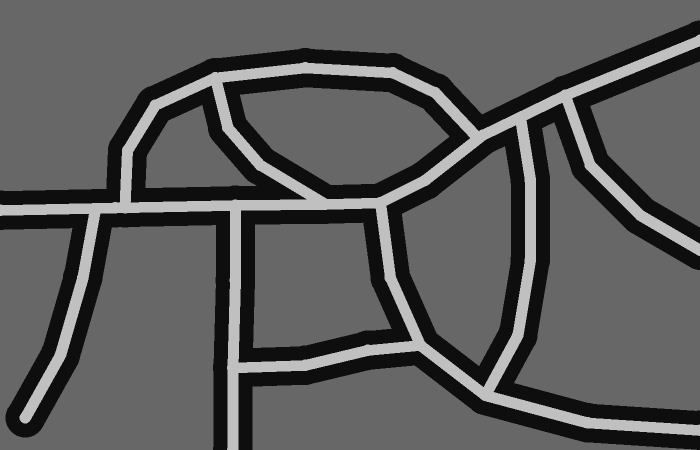
#> input picture Pb4_ampliado.png, 1400 x 900 px (shown at 1/2 size)
$ python Planificador_A_RRT_estrella.py
#> lines starting #> are read from the running program, lines starting #| are printed output that depends on the picture
# -*- coding: utf-8 -*-

"""
Planificador híbrido A* + RRT* kinodinámico para el robot SIAR.

El sistema combina una referencia global obtenida mediante A*, una expansión
local kinodinámica basada en RRT y una fase posterior de refinamiento mediante
rewiring. Cada configuración generada se valida considerando colisiones,
posición de las ruedas, contacto con el terreno y estabilidad estática.
"""

import cv2
import numpy as np
import math
import random
import heapq
import statistics
from dataclasses import dataclass
import time
from pathlib import Path

# --------------------- Mapa ---------------------
MAP_PATH = "Pb4_ampliado.png"          # ruta del mapa en escala de grises

def resolve_map_path(map_path):
#> called with map_path = 'Pb4_ampliado.png'
    p = Path(map_path)
    candidates = [
        p,
        Path.cwd() / map_path,
        Path(__file__).resolve().parent / map_path,
    ]
    for candidate in candidates:
        if candidate.is_file():
            return str(candidate)

    # Fallback: buscar por nombre en directorios de trabajo habituales.
    search_roots = [
        Path.cwd(),
        Path(__file__).resolve().parent,
        Path.home() / "OneDrive - UNIVERSIDAD DE SEVILLA",
    ]
    for root in search_roots:
        if not root.exists():
            continue
        try:
            for match in root.rglob(map_path):
                if match.is_file():
                    return str(match)
        except (PermissionError, OSError):
            continue

    searched = "\n - ".join(str(c.resolve()) for c in candidates + search_roots)
    raise FileNotFoundError(
        f"No se encontro el mapa '{map_path}'. Rutas probadas:\n - {searched}"
    )

# --------------------- Robot (aprox. SIAR) ---------------------
ROBOT_LEN   = 0.88            # largo nominal (m)
ROBOT_W_MIN = 0.52            # ancho minimo permitido (m)
ROBOT_W_MAX = 0.85            # ancho maximo permitido (m)
ROBOT_W0    = 0.70            # ancho inicial (m)

# --------------------- Escala ---------------------
PIXELS_PER_M = 75           # pixeles por metro
def m2px(m): return int(round(m * PIXELS_PER_M))
def px2m(px): return float(px) / PIXELS_PER_M

# --------------------- Tabla configuración estable ---------------------
TABLA_CONFIGURACIONES = [
    (0,    0.51,  0.14),(10,   0.58,  0.12),(20,   0.64,  0.09),
    (30,   0.68,  0.06),(40,   0.70,  0.04),(50,   0.71,  0.02),
    (60,   0.71,  0.00),(70,   0.71, -0.01),(80,   0.70, -0.03),
    (90,   0.69, -0.05),(100,  0.68, -0.07),(110,  0.66, -0.08),
    (120,  0.64, -0.10),(130,  0.61, -0.11),(140,  0.58, -0.12),
    (150,  0.51, -0.14),
]
def calcular_largo(w_m): return -0.675*w_m + 1.3175
WS = [row[1] for row in TABLA_CONFIGURACIONES]
def config_from_w(w): return min(TABLA_CONFIGURACIONES, key=lambda r: abs(r[1]-w))

# --------------------- Variante de ablacion ---------------------
PLANNER_NAME = "Planificador híbrido A* + RRT* kinodinámico"
WINDOW_NAME = PLANNER_NAME
USE_GEOMETRIC_PLANNER = False
USE_REWIRING = False
USE_POST_SOLUTION_RRT_STAR = True
USE_ASTAR_GUIDANCE = True
USE_SWITCHABLE_CONTROL_SETS = False
USE_TIMEOUT_RESTARTS = False
METRIC_NA = "-"
GEOMETRIC_STEP_M = 0.35

# --------------------- Planificador ---------------------
MAX_ITERS = 50000             # iteraciones maximas
TREE_TIMEOUT = 60.0           # segundos antes de reiniciar el arbol si no hay solucion
POST_SOLUTION_IMPROVEMENT_TIME = 10 # segundos extra de refinamiento tras la primera solucion
GOAL_SAMPLING_RATE = 0.1     # prob. de muestrear el goal
DT = 0.05                     # paso de integracion (s)
TPROP = 0.5                   # horizonte de propagacion (s)
CHECK_STEP = 2                # validar cada N pasos
NEAR_GOAL_DIST = m2px(0.30)   # tolerancia posicion goal (px)
NEAR_GOAL_DTH  = math.radians(20.0)  # tolerancia orientacion goal
NEAR_GOAL_DW   = 0.10         # tolerancia ancho goal (m)
TAU_H = 0.6                   # constante de tiempo del filtro de ancho

# Nearest
K_SUBSET    = 64              # vecinos muestreados en nearest aproximado
EXACT_EVERY = 20              # frecuencia de nearest exacto
RNG_SEED_BASE = 12345         # semilla base; se deriva por corrida e intento
REP_SIM = 10              # numero de simulaciones validas a ejecutar

# Dibujo
DRAW_EVERY = 100             # refresco de dibujo del arbol
N_FRAMES = 6                 # fotogramas de la solucion a dibujar
N_WAYPOINTS = 10              # waypoints generados desde A*
VIEW_MAX_W = 1600
VIEW_MAX_H = 900
VIEW_ZOOM_STEP = 1.25
VIEW_MAX_ZOOM = 12.0
VIEW_PAN_FRAC = 0.18
VISUAL_REF_MAX_DIM = 1400
SHOW_STATE_LABELS = True

# Sesgo a waypoints y corredor
WAYPOINT_BIAS = 0.2           # prob. de muestrear waypoint activo
CORRIDOR_WIDTH_M = 0.6        # ancho de banda para muestreo libre (m)
CENTER_BIAS_WEIGHT = 0.05     # penaliza pegarse a pared en A*

# Debug
DEBUG = True                  # habilita logs debug
DEBUG_EVERY = 200             # frecuencia de logs debug

# RRT*
NEIGHBOR_RADIUS_M = 0.1       # radio de vecinos para rewiring (m)
HEADING_COST_WEIGHT = m2px(0.3)  # penalizacion por cambio de heading en coste
REWIRE_POS_TOL = m2px(0.20)   # tolerancia posicion para rewire (px)
REWIRE_TH_TOL = math.radians(20.0)  # tolerancia heading para rewire
REWIRE_W_TOL = 0.08           # tolerancia de ancho para rewire (m)

# --------------------- Control set ---------------------
CONTROL_SET_ALL = [
    (0.25,  0.0,   0),
    (0.25,  0.2,   0),
    (0.25, -0.2,   0),
    (0.35,  0.0,   0),
    (0.00,  0.0,  -1),
    (0.00,  0.0,  +1),
    (0.00,  0.2,   0),
    (0.00, -0.2,   0),
    (0.10,  0.6,   0),
    (0.10, -0.6,   0),
    (0.10,  0.3,   0),
    (0.10, -0.3,   0),
    (0.12,  0.8,   0),
    (0.12, -0.8,   0),
]

CONTROL_SET_BASIC = [
    (0.25,  0.0,   0),
    (0.25,  0.2,   0),
    (0.25, -0.2,   0),
    (0.00,  0.0,  -1),
    (0.00,  0.0,  +1),
]

CONTROL_SET_STRAIGHT = [
    (0.35,  0.0,   0),
    (0.25,  0.0,   0),
    (0.25,  0.2,   0),
    (0.25, -0.2,   0),
    (0.10,  0.3,   0),
    (0.10, -0.3,   0),
    (0.00,  0.0,  -1),
    (0.00,  0.0,  +1),
]

CONTROL_SET_CURVE = [
    (0.10,  0.6,   0),
    (0.10, -0.6,   0),
    (0.12,  0.8,   0),
    (0.12, -0.8,   0),
    (0.10,  0.3,   0),
    (0.10, -0.3,   0),
    (0.00,  0.2,   0),
    (0.00, -0.2,   0),
    (0.00,  0.0,  -1),
    (0.00,  0.0,  +1),
]

CONTROL_SET_NOMINAL = CONTROL_SET_STRAIGHT
CONTROL_SET_RECOVERY = CONTROL_SET_CURVE
CONTROL_SET_ENTER_CURVE_DTH = math.radians(25.0)
CONTROL_SET_EXIT_CURVE_DTH = math.radians(12.0)


# [37 lines left out: functions local_clearance_m, target_turn_error, select_control_set, wrap_angle, not called in this run]

def ang_dist(a, b): return abs(wrap_angle(a - b))

@dataclass
class State:
    x: float
    y: float
    th: float
    w: float

@dataclass
class Node:
    state: State
    parent: int
    path: list
    traj_states: list
    cost: float

class SewerMap:
    def __init__(self, path):
#> called with path = 'Pb4_ampliado.png'
        img = cv2.imread(path, cv2.IMREAD_GRAYSCALE)
#> img is the input picture: shape (900, 1400); min 14, max 192, mean 90.8
        if img is None:
            raise FileNotFoundError(f"No se pudo abrir: {path}")
        self.gray = img
        self.h, self.w = img.shape[:2]
#> self.h = 900; self.w = 1400

        self.free_mask   = np.zeros_like(img, dtype=np.uint8)
        self.wall_mask   = np.zeros_like(img, dtype=np.uint8)
        self.gutter_mask = np.zeros_like(img, dtype=np.uint8)

        self.free_mask[self.gray < 100]                      = 255
        self.wall_mask[(self.gray >=100) & (self.gray <180)] = 255
        self.gutter_mask[self.gray >=180]                    = 255
        self.traversable_mask = cv2.bitwise_or(self.free_mask, self.gutter_mask)
        self.has_gutter = cv2.countNonZero(self.gutter_mask) > 0
        non_wall = (self.wall_mask == 0).astype(np.uint8)
        self.wall_dist_px = cv2.distanceTransform(non_wall, cv2.DIST_L2, 3)

        ys, xs = np.where(self.free_mask > 0)
        self.free_points = np.column_stack((xs, ys))

    def inside_bounds(self, x, y): return 0 <= x < self.w and 0 <= y < self.h

    # [6 lines left out: function sample_free, not called in this run]

    def draw_overlay(self):
        vis = np.zeros((self.h, self.w, 3), dtype=np.uint8)
        vis[self.free_mask > 0]   = (200,200,200)
        vis[self.wall_mask > 0]   = (0,0,0)
        vis[self.gutter_mask > 0] = (0,0,255)
        return vis

def visual_scale(smap: "SewerMap"):
    max_dim = max(1, smap.w, smap.h)
    return min(1.0, VISUAL_REF_MAX_DIM / float(max_dim))

def visual_thickness(smap: "SewerMap", base=2, min_px=1):
    return max(min_px, int(round(base * visual_scale(smap))))

def visual_radius(smap: "SewerMap", base=4, min_px=1):
    return max(min_px, int(round(base * visual_scale(smap))))

def visual_font_scale(smap: "SewerMap", base=0.6, min_scale=0.35):
    return max(min_scale, base * max(0.65, visual_scale(smap)))

def visual_marker_size(smap: "SewerMap", base=7, min_px=4):
    return max(min_px, int(round(base * max(0.7, visual_scale(smap)))))

# [11 lines left out: function draw_marker, not called in this run]

class Viewer:
    def __init__(self, smap: "SewerMap"):
        self.map_w = smap.w
#> self.map_w = 1400
        self.map_h = smap.h
#> self.map_h = 900
        fit = min(VIEW_MAX_W / max(1, self.map_w), VIEW_MAX_H / max(1, self.map_h), 1.0)
#> fit = 1
        self.display_w = max(320, int(round(self.map_w * fit)))
#> self.display_w = 1400
        self.display_h = max(240, int(round(self.map_h * fit)))
#> self.display_h = 900
        self.zoom = 1.0
        self.cx = self.map_w / 2.0
#> self.cx = 700
        self.cy = self.map_h / 2.0
#> self.cy = 450
        self._last_view = (0, 0, self.map_w, self.map_h)
#> self._last_view = (0, 0, 1400, 900)

    # [4 lines left out: function reset, not called in this run]

    def _view_size(self):
        vw = max(40, min(self.map_w, int(round(self.map_w / self.zoom))))
#> vw = 1400
        vh = max(40, min(self.map_h, int(round(self.map_h / self.zoom))))
#> vh = 900
        return vw, vh

    def _clamp_center(self):
        vw, vh = self._view_size()
        half_w = vw / 2.0
        half_h = vh / 2.0
        self.cx = min(max(self.cx, half_w), self.map_w - half_w)
        self.cy = min(max(self.cy, half_h), self.map_h - half_h)

    def current_view(self):
        self._clamp_center()
        vw, vh = self._view_size()
        x0 = int(round(self.cx - vw / 2.0))
        y0 = int(round(self.cy - vh / 2.0))
        x0 = min(max(0, x0), self.map_w - vw)
        y0 = min(max(0, y0), self.map_h - vh)
        self._last_view = (x0, y0, vw, vh)
        return self._last_view

    def render(self, img):
        x0, y0, vw, vh = self.current_view()
        crop = img[y0:y0 + vh, x0:x0 + vw]
        interp = cv2.INTER_AREA if (vw > self.display_w or vh > self.display_h) else cv2.INTER_LINEAR
        return cv2.resize(crop, (self.display_w, self.display_h), interpolation=interp)

    def show(self, img, extra_lines=None):
        disp = self.render(img)
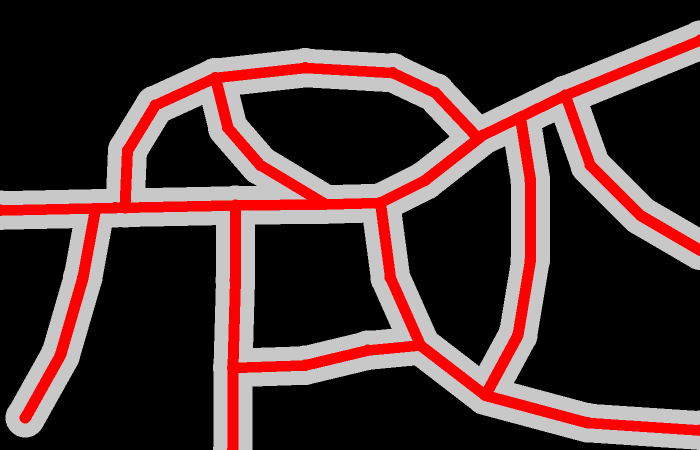
#> img: shape (900, 1400, 3) (shown at 1/2 size); mean of channels 0, 1, 2 47.7, 47.7, 73.4; drawn as B, G, R
        hud = [f"zoom x{self.zoom:.2f} | +/- zoom | WASD mover | f reajustar"]
        if extra_lines:
            hud.extend(extra_lines)
        y = 18
        for line in hud:
            cv2.putText(disp, line, (10, y), cv2.FONT_HERSHEY_SIMPLEX, 0.45, (255,255,255), 1, cv2.LINE_AA)
            y += 16
        cv2.imshow(WINDOW_NAME, disp)

    # [9 lines left out: function display_to_map, not called in this run]

    def zoom_in(self):
        self.zoom = min(VIEW_MAX_ZOOM, self.zoom * VIEW_ZOOM_STEP)

    def zoom_out(self):
        self.zoom = max(1.0, self.zoom / VIEW_ZOOM_STEP)

    # [42 lines left out: functions pan, robot_polygon, wheel_centers_pixels, support_points_pixels, cog_pixel_from_table, not called in this run]

# --------------------- Validacion ---------------------
def _polygon_area(contour_int32):
    c = contour_int32.reshape(-1,2).astype(np.float32)
    return abs(cv2.contourArea(c))

# [35 lines left out: function valid_configuration, not called in this run]


def valid_geometric_configuration(smap: "SewerMap", state: State):
    x, y = int(round(state.x)), int(round(state.y))
    return smap.inside_bounds(x, y) and smap.traversable_mask[y, x] != 0


# [245 lines left out: functions valid_planner_configuration, propagate, geometric_extend, state_distance, astar_path_guided, resample_points and 7 more, not called in this run]

def fmt_plain(value):
    return METRIC_NA if value is None else str(value)

# [75 lines left out: functions print_timeout_retry, print_run_metrics, print_experiment_summary, minimize_width_changes, not called in this run]

# --------------------- Picker/UI ---------------------
class Picker:
    def __init__(self, smap: SewerMap, viewer: Viewer = None):
        self.smap = smap
        self.viewer = viewer
        self.reset()
    def reset(self):
        self.start_pos = None; self.start_th = None
        self.goal_pos  = None; self.goal_th  = None
        self.tmp_mode  = None
    # [18 lines left out: function mouse, not called in this run]
    def have_start(self): return self.start_pos is not None and self.start_th is not None
    def have_goal(self):  return self.goal_pos  is not None and self.goal_th  is not None

# [35 lines left out: function draw_state, not called in this run]

def instruction_lines():
    return [
        "Clic izq: start (pos+orient)",
        "Clic der: goal  (pos+orient)",
        "ESPACIO: planificar | r: reset | q: salir",
        "+/-: zoom | WASD: mover vista | f: reajustar",
    ]

# --------------------- RRT* ---------------------
# [535 lines left out: functions path_cost, edge_cost, neighborhood, can_connect_states, goal_reached, extract_solution and 7 more, not called in this run]

# --------------------- main ---------------------
def main():
    smap = SewerMap(resolve_map_path(MAP_PATH))
    walls_rgb = smap.draw_overlay()

    viewer = Viewer(smap)
    picker = Picker(smap, viewer=viewer)
    cv2.namedWindow(WINDOW_NAME, cv2.WINDOW_NORMAL)
    cv2.resizeWindow(WINDOW_NAME, viewer.display_w, viewer.display_h)
    cv2.setMouseCallback(WINDOW_NAME, picker.mouse)

    show_instructions = True
    base = walls_rgb.copy()
    cur_img = base.copy()
    solution_img = None

    while True:
        cur_img = base.copy()

        if picker.start_pos is not None:
            draw_marker(cur_img, picker.start_pos, (0,255,0), smap, base_size=8, base_thickness=2, marker_type=cv2.MARKER_CROSS)
            if picker.start_th is not None:
                s = State(picker.start_pos[0], picker.start_pos[1], picker.start_th, ROBOT_W0)
                draw_state(cur_img, s, (0,255,0), 2, smap, show_details=True)

        if picker.goal_pos is not None:
            draw_marker(cur_img, picker.goal_pos, (255,0,0), smap, base_size=8, base_thickness=2, marker_type=cv2.MARKER_TILTED_CROSS)
            if picker.goal_th is not None:
                g = State(picker.goal_pos[0], picker.goal_pos[1], picker.goal_th, ROBOT_W0)
                draw_state(cur_img, g, (255,0,0), 2, smap, show_details=True)

        if solution_img is not None:
            cv2.addWeighted(solution_img, 0.7, cur_img, 0.3, 0, cur_img)

        extra_lines = instruction_lines() if show_instructions else None
        viewer.show(cur_img, extra_lines=extra_lines)
        k = cv2.waitKey(20) & 0xFF
#> (key q is pressed here)

        if k in (27, ord('q')):
            break

        if k in (ord('+'), ord('=')):
            viewer.zoom_in()
            continue

        if k in (ord('-'), ord('_')):
            viewer.zoom_out()
            continue

        if k == ord('f'):
            viewer.reset()
            continue

        if k == ord('w'):
            viewer.pan(0, -1)
            continue

        if k == ord('s'):
            viewer.pan(0, 1)
            continue

        if k == ord('a'):
            viewer.pan(-1, 0)
            continue

        if k == ord('d'):
            viewer.pan(1, 0)
            continue

        if k == ord('r'):
            picker.reset(); solution_img = None
            viewer.reset()
            show_instructions = True
            base = walls_rgb.copy()

        if k == 32:  # SPACE
            if not picker.have_start() or not picker.have_goal():
                base2 = base.copy()
                cv2.putText(base2, "Selecciona START y GOAL (pos+orient)", (10, 50),
                            cv2.FONT_HERSHEY_SIMPLEX, visual_font_scale(smap, 0.8, min_scale=0.4), (0,0,255), visual_thickness(smap, 2), cv2.LINE_AA)
                viewer.show(base2)
                cv2.waitKey(900)
                continue

            start_state = State(picker.start_pos[0], picker.start_pos[1], picker.start_th, ROBOT_W0)
            goal_state  = State(picker.goal_pos[0],  picker.goal_pos[1],  picker.goal_th,  ROBOT_W0)

            if not valid_planner_configuration(smap, start_state):
                tmp = base.copy()
                draw_state(tmp, start_state, (0,255,255), 2, smap, show_details=True)
                cv2.putText(tmp, "Start no valido", (10, 50),
                            cv2.FONT_HERSHEY_SIMPLEX, visual_font_scale(smap, 0.8, min_scale=0.4), (0,255,255), visual_thickness(smap, 2), cv2.LINE_AA)
                viewer.show(tmp); cv2.waitKey(900)
                continue

            if not valid_planner_configuration(smap, goal_state):
                tmp = base.copy()
                draw_state(tmp, goal_state, (0,255,255), 2, smap, show_details=True)
                cv2.putText(tmp, "Goal no valido", (10, 50),
                            cv2.FONT_HERSHEY_SIMPLEX, visual_font_scale(smap, 0.8, min_scale=0.4), (0,255,255), visual_thickness(smap, 2), cv2.LINE_AA)
                viewer.show(tmp); cv2.waitKey(900)
                continue
            show_instructions = False
            base = walls_rgb.copy()
            best_result, all_metrics = run_repeated_experiments(
                smap, walls_rgb, picker, start_state, goal_state, max(1, REP_SIM), viewer=viewer
            )

            if best_result is None:
                out = base.copy()
                cv2.putText(out, "No se pudo iniciar el experimento", (10, 50),
                            cv2.FONT_HERSHEY_SIMPLEX, visual_font_scale(smap, 0.8, min_scale=0.4), (0,0,255), visual_thickness(smap, 2), cv2.LINE_AA)
                viewer.show(out)
                continue

            plan_img, sol_points, nodes, iters, node_count, run_info = best_result
            solution_img = plan_img

            if run_info["type"] == "astar_fail":
                tmp = base.copy()
                cv2.putText(tmp, run_info["message"], (10, 50),
                            cv2.FONT_HERSHEY_SIMPLEX, visual_font_scale(smap, 0.8, min_scale=0.4), (0,0,255), visual_thickness(smap, 2), cv2.LINE_AA)
                viewer.show(tmp); cv2.waitKey(900)
                continue

            if run_info["type"] == "waypoint_fail":
                tmp = base.copy()
                cv2.putText(tmp, run_info["message"], (10, 50),
                            cv2.FONT_HERSHEY_SIMPLEX, visual_font_scale(smap, 0.8, min_scale=0.4), (0,0,255), visual_thickness(smap, 2), cv2.LINE_AA)
                viewer.show(tmp); cv2.waitKey(900)
                continue

            n_success = sum(1 for m in all_metrics if m["success"])
            best_metrics = run_info["metrics"]
            msg = f"Rep: {max(1, REP_SIM)} | exito: {n_success}/{len(all_metrics)} | iters: {iters}"
            if sol_points is None:
                msg += " | sin solucion"
            else:
                msg += (
                    f" | nodos: {node_count} | L={best_metrics['path_length_m']:.2f}m | "
                    f"reint_timeout={fmt_plain(best_metrics['timeout_retries'])}"
                )

            out = (plan_img if plan_img is not None else base).copy()
            cv2.putText(out, msg, (10, smap.h-20), cv2.FONT_HERSHEY_SIMPLEX, visual_font_scale(smap, 0.8, min_scale=0.4), (255,255,255), visual_thickness(smap, 2), cv2.LINE_AA)
            viewer.show(out)

    cv2.destroyAllWindows()


if __name__ == "__main__":
    main()

$ run again, with Pb4.png copied over Pb4_ampliado.png
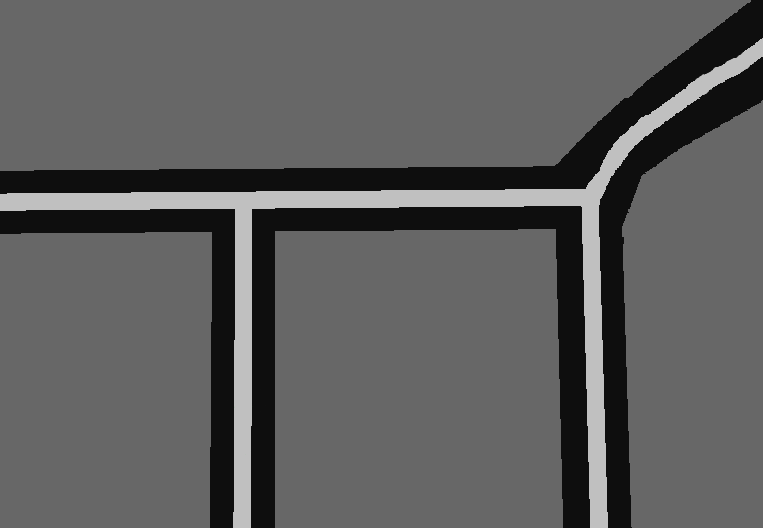
#> input picture Pb4.png, 763 x 528 px
#> in show, `disp = self.render(img)`:
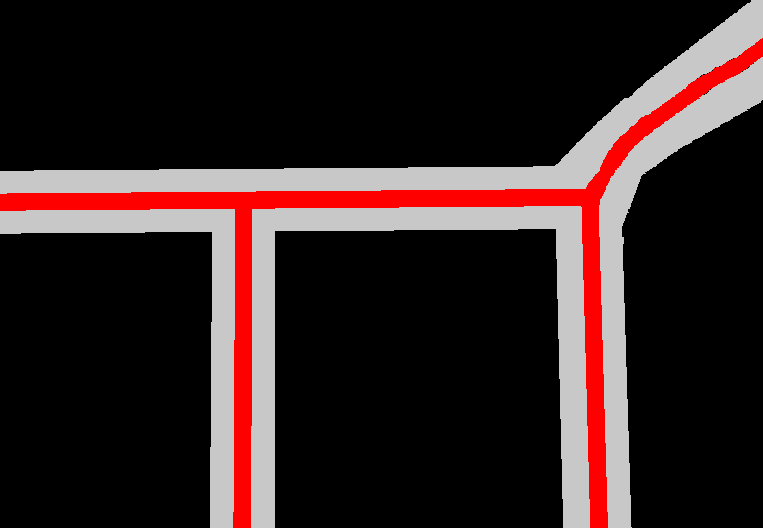
#> img: shape (528, 763, 3); mean of channels 0, 1, 2 34.5, 34.5, 50.3; drawn as B, G, R
#> after the loop in show, `for line in hud:`:
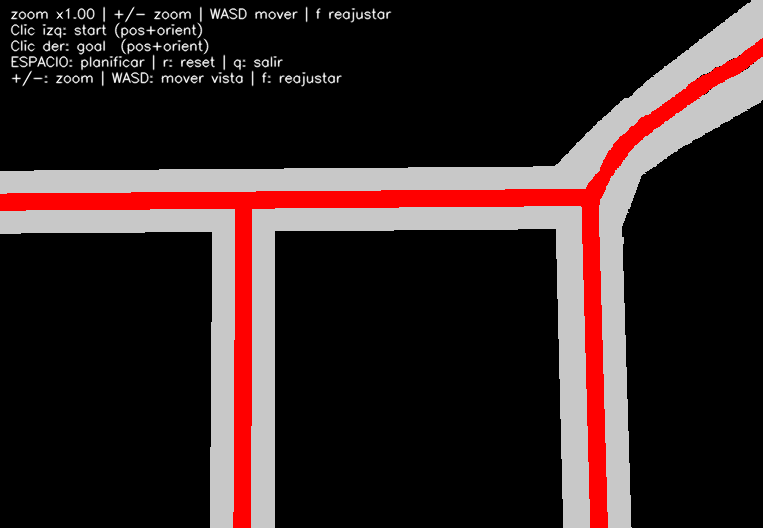
#> disp: shape (528, 763, 3); mean of channels 0, 1, 2 36.6, 36.6, 52.4; drawn as B, G, R
